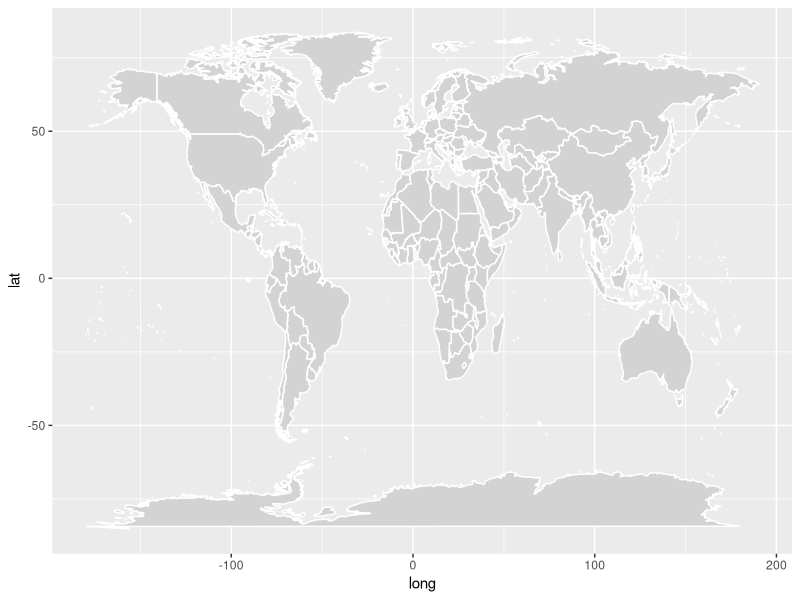

R code for this plot: (Note: this script raises an error after producing the figure.)
library(ggplot2)
library(dplyr)
require(maps)

setwd('/Users/sara91/Documents/PhD/Materials_and_methods/QQAD/201909_MAUI_2015/')

#https://www.datanovia.com/en/blog/how-to-create-a-map-using-ggplot2/
# Scale bar: http://oswaldosantos.github.io/ggsn/
## Sampling site points 
sample_sites <- read.csv('zz_sampling_sites.csv', sep = ';')


world_map <- map_data("world")
ggplot(world_map, aes(x = long, y = lat, group = group)) +
  geom_polygon(fill="lightgray", colour = "white")

######################
# ALL SAMPLING SITES #
######################
# EU Contries to be included 
some.eu.countries <- c(
  "France", "Switzerland", "Germany",
  "Austria", "Belgium", "UK", "Netherlands",
  "Denmark", "Luxembourg"
)
# Retrievethe map data
some.eu.maps <- map_data("world", region = some.eu.countries)

# Compute the centroid as the mean longitude and lattitude
# Used as label coordinate for country's names
region.lab.data <- some.eu.maps %>%
  group_by(region) %>%
  summarise(long = mean(long), lat = mean(lat))

p = ggplot(some.eu.maps, aes(x = long, y = lat)) +
  geom_polygon(fill = "lightgray", colour = "white", aes( group = group))+
  geom_text(aes(label = region), data = region.lab.data,  size = 3, hjust = 0.5)+
  #scale_fill_viridis_d()+
  theme_void()+
  theme(legend.position = "none")+
  geom_point(data = sample_sites, aes(x=long, y=X...lat, colour="red"), alpha = 1/2) + 
  scalebar(some.eu.maps, dist = 100, dist_unit = "km",
           transform = TRUE, model = "WGS84")

ggsave('map_scale.pdf', plot = p, width = 15, height = 20, unit = 'cm', useDingbats = FALSE)


######################
     # DK ONLY #
######################

# Some EU Contries
some.eu.countries <- c(
  "Denmark"
)
# Retrievethe map data
some.eu.maps <- map_data("world", region = some.eu.countries)

# Compute the centroid as the mean longitude and lattitude
# Used as label coordinate for country's names
region.lab.data <- some.eu.maps %>%
  group_by(region) %>%
  summarise(long = mean(long), lat = mean(lat))

#remove bottom three rows from sample sites 
sample_sitesDK <- sample_sites[1:50,]

p = ggplot(some.eu.maps, aes(x = long, y = lat)) +
  geom_polygon(fill = "lightgray", colour = "white", aes( group = group))+
  geom_text(aes(label = region), data = region.lab.data,  size = 3, hjust = 0.5)+
  #scale_fill_viridis_d()+
  theme_void()+
  theme(legend.position = "none")+
  geom_point(data = sample_sitesDK, aes(x=long, y=X...lat, colour="red"), alpha = 1/2) +
  scalebar(some.eu.maps, dist = 100, dist_unit = "km",
           transform = TRUE, model = "WGS84")

ggsave('map_DK_scale.pdf', plot = p, width = 5, height = 5, unit = 'cm', useDingbats = FALSE)

